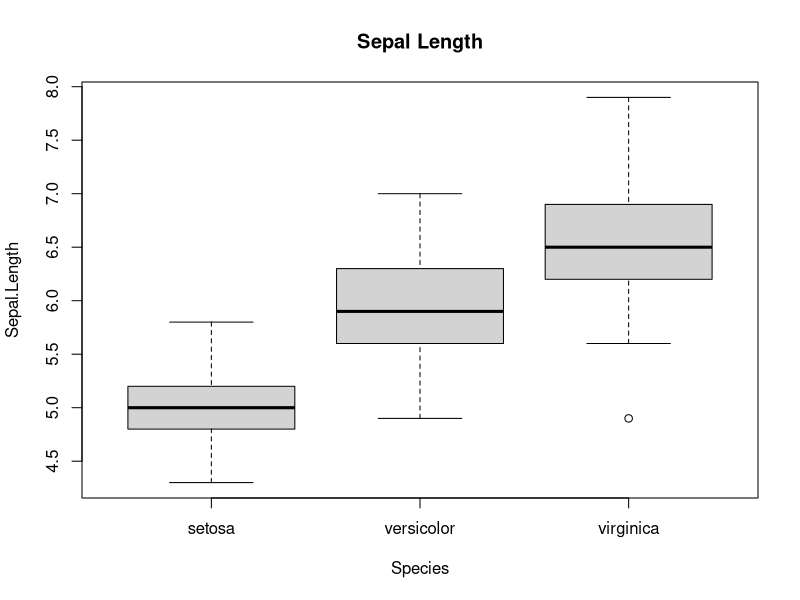
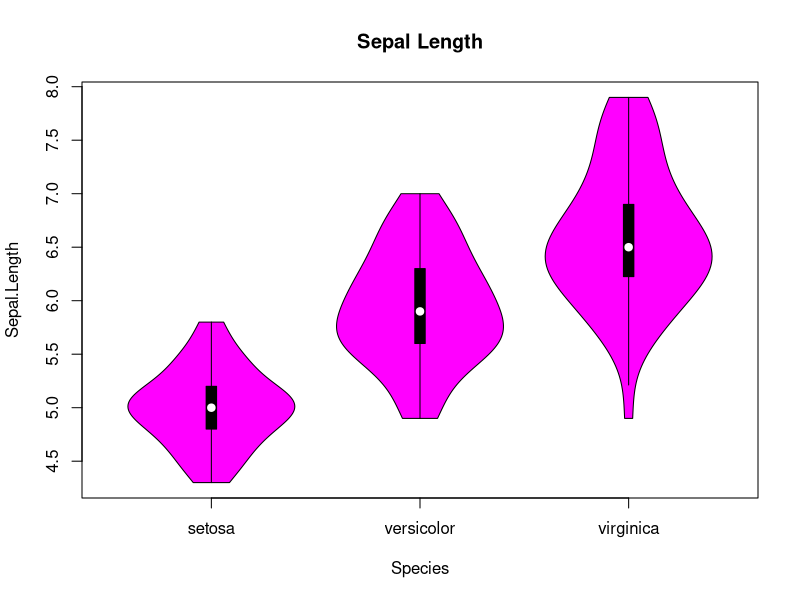
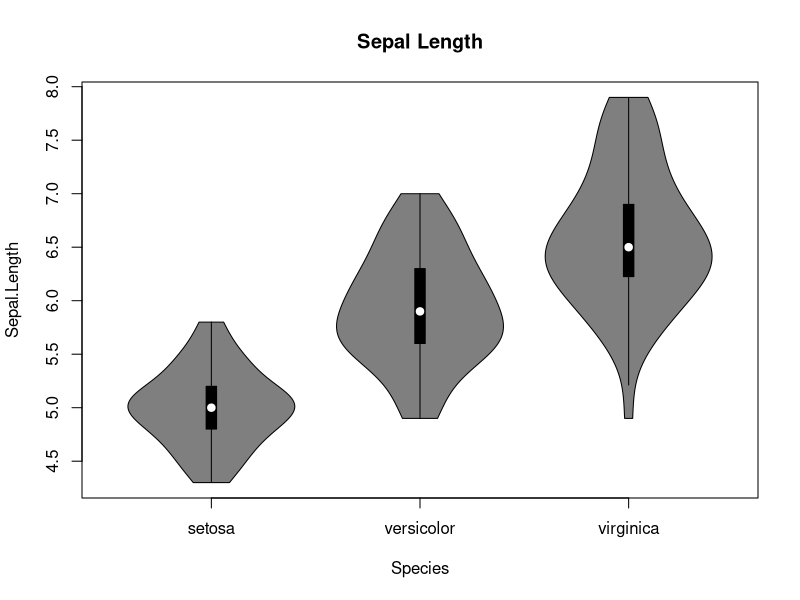
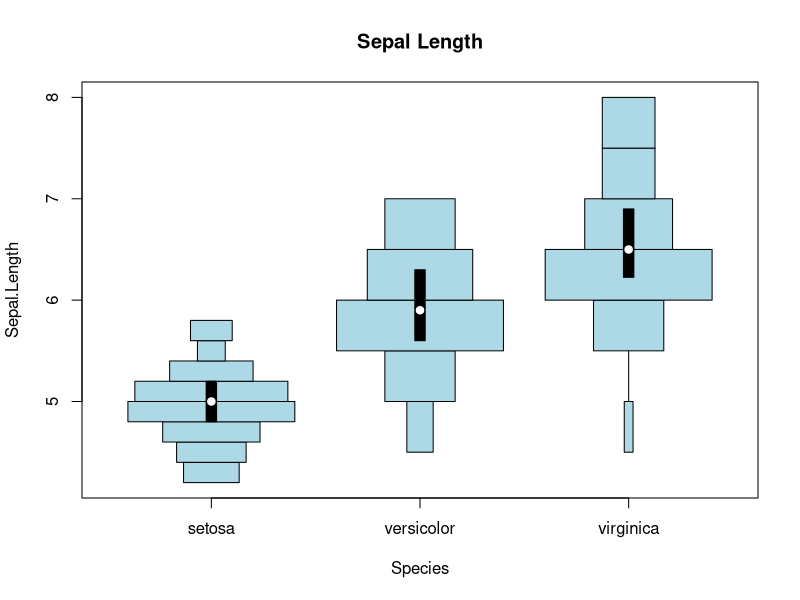
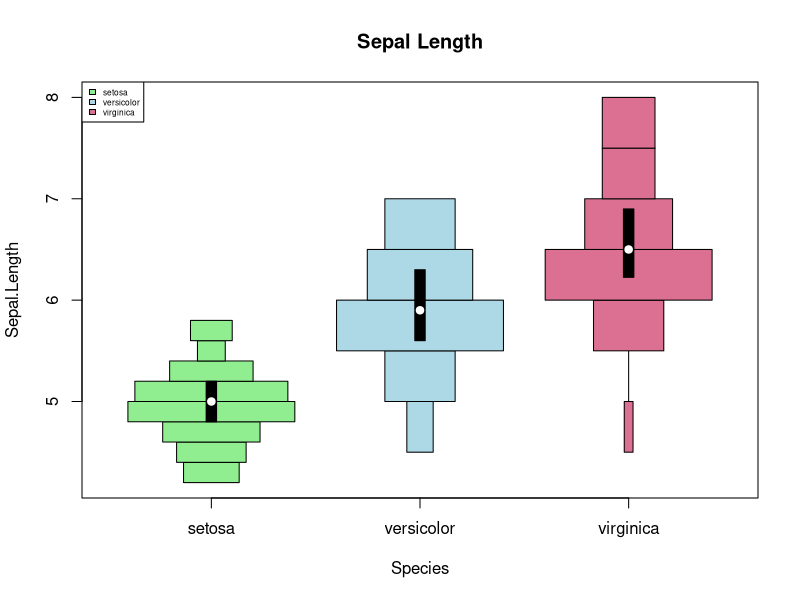
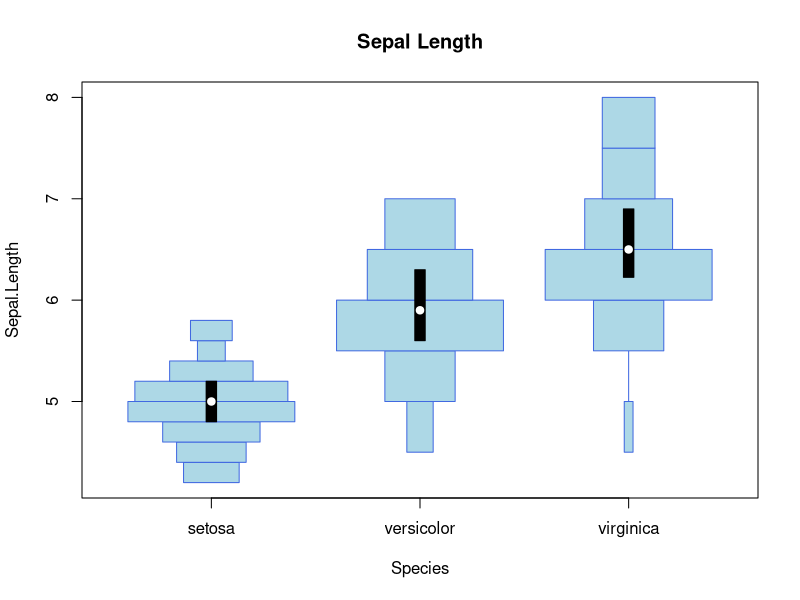
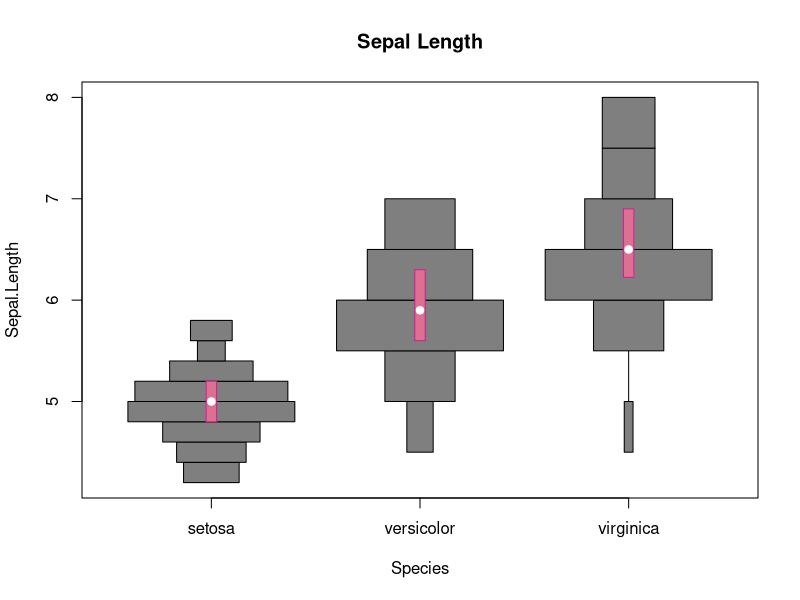
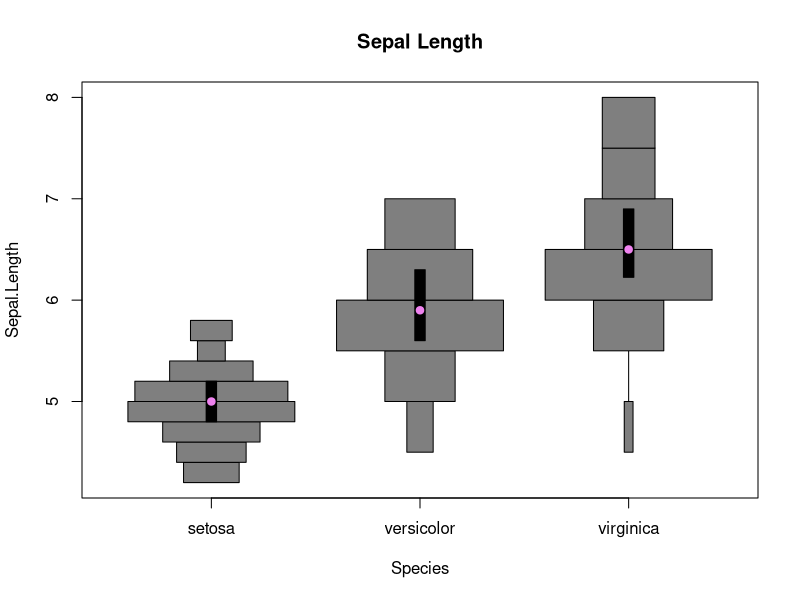

Reproduce these figures in R, in order.
## ---- chunk 1
library("vioplot")
## ---- chunk 2
data(iris)
boxplot(Sepal.Length~Species, data = iris, main = "Sepal Length")
## ---- chunk 3
vioplot(Sepal.Length~Species, data = iris, main = "Sepal Length", col="magenta")
## ---- chunk 4
vioplot(Sepal.Length~Species, data = iris, main = "Sepal Length")
## ---- chunk 5
histoplot(Sepal.Length~Species, data = iris, main = "Sepal Length", col="lightblue")
## ---- chunk 6
histoplot(Sepal.Length~Species, data = iris, main = "Sepal Length", col=c("lightgreen", "lightblue", "palevioletred"))
legend("topleft", legend=c("setosa", "versicolor", "virginica"), fill=c("lightgreen", "lightblue", "palevioletred"), cex = 0.5)
## ---- chunk 7
histoplot(Sepal.Length~Species, data = iris, main = "Sepal Length", col="lightblue", border="royalblue")
## ---- chunk 8
histoplot(Sepal.Length~Species, data = iris, main = "Sepal Length", rectCol="palevioletred", lineCol="violetred")
## ---- chunk 9
histoplot(Sepal.Length~Species, data = iris, main = "Sepal Length", colMed="violet")
## ---- chunk 10
histoplot(Sepal.Length~Species, data = iris, main = "Sepal Length", col="lightblue", border="royalblue", rectCol="palevioletred", lineCol="violetred", colMed="violet")
## ---- chunk 11
histoplot(Sepal.Length~Species, data = iris, main="Sepal Length", col=c("lightgreen", "lightblue", "palevioletred"), border=c("darkolivegreen4", "royalblue4", "violetred4"), rectCol=c("forestgreen", "blue", "palevioletred3"), lineCol=c("darkolivegreen", "royalblue", "violetred4"), colMed=c("green", "cyan", "magenta"), pchMed=c(15, 17, 19))
## ---- chunk 12
data(iris)
summary(iris$Sepal.Width)
table(iris$Sepal.Width > mean(iris$Sepal.Width))
iris_large <- iris[iris$Sepal.Width > mean(iris$Sepal.Width), ]
iris_small <- iris[iris$Sepal.Width <= mean(iris$Sepal.Width), ]
## ---- chunk 13
histoplot(Sepal.Length~Species, data=iris_large, col = "palevioletred", plotCentre = "line", side = "right")
histoplot(Sepal.Length~Species, data=iris_small, col = "lightblue", plotCentre = "line", side = "left", add = T)
title(xlab = "Species", ylab = "Sepal Length")
legend("topleft", fill = c("lightblue", "palevioletred"), legend = c("small", "large"), title = "Sepal Width")
